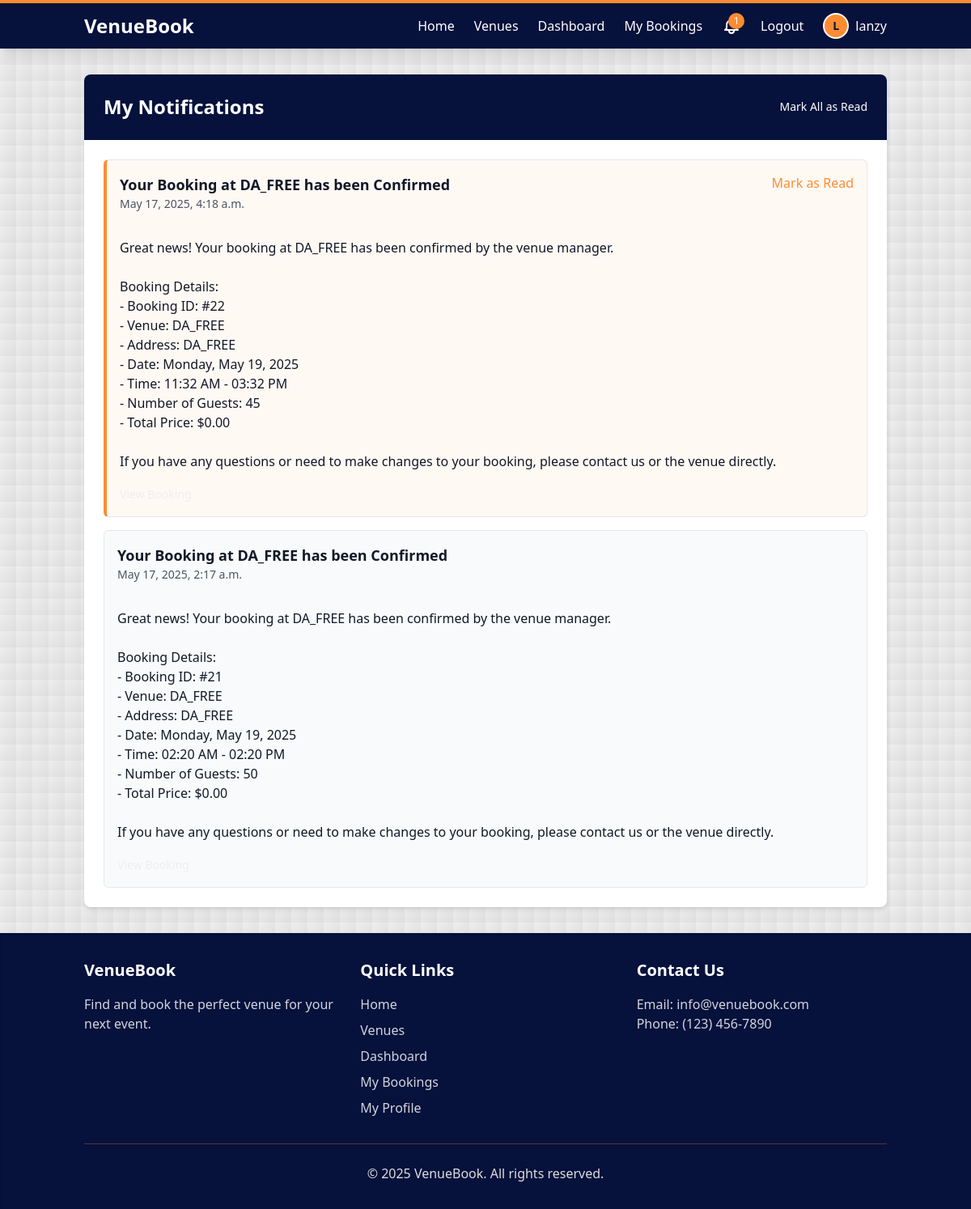
Screenshot of /notifications/ (signed in) with the database file from the repository.
### booking/models/notification.py (models this page shows, shortened)
class Notification(models.Model):
    TYPE_CHOICES = [
        ('booking_confirmation', 'Booking Confirmation'),
        ('booking_cancellation', 'Booking Cancellation'),
        ('payment_confirmation', 'Payment Confirmation'),
        ('system', 'System Notification'),
    ]
    user = models.ForeignKey(User, on_delete=models.CASCADE, related_name='notifications')
    type = models.CharField(max_length=50, choices=TYPE_CHOICES)
    title = models.CharField(max_length=255)
    message = models.TextField()
    related_object_id = models.PositiveIntegerField(null=True, blank=True)
    related_object_type = models.CharField(max_length=50, blank=True)
    is_read = models.BooleanField(default=False)
    created_at = models.DateTimeField(auto_now_add=True)
    class Meta:
        ordering = ['-created_at']

### booking/views/notification_views.py (the view)
# urls.py: path('notifications/', views.notifications, name='notifications'),
@login_required
def notifications(request):
    notifications = Notification.objects.filter(user=request.user).order_by('-created_at')
    context = {
        'notifications': notifications,
    }
    return render(request, 'booking/notifications.html', context)

### booking/context_processors.py (called while the page is built)
def common_context(request):
    context = {
        'all_categories': Category.objects.all(),
    }
    if request.user.is_authenticated:
        unread_notifications = Notification.objects.filter(
            user=request.user,
            is_read=False
        ).order_by('-created_at')
        recent_notifications = Notification.objects.filter(
            user=request.user
        ).order_by('-created_at')[:5]
        context.update({
            'unread_notifications': unread_notifications,
            'unread_notification_count': unread_notifications.count(),
            'recent_notifications': recent_notifications,
        })
    return context

### booking/templatetags/user_tags.py (called while the page is built)
@register.filter
def has_profile_picture(user):
    return hasattr(user, 'profile') and user.profile.profile_picture

### templates/booking/notifications.html (shortened to what this page needs)
{% extends 'base.html' %}
{% load user_tags %}
{% block content %}
<div class="bg-white rounded-lg shadow-md overflow-hidden">
    <div class="p-6 bg-primary text-white border-b border-primary/30">
        <div class="flex justify-between items-center">
            <h1 class="text-2xl font-bold">My Notifications</h1>
            {% if notifications %}
                <a href="{% url 'mark_all_notifications_read' %}" class="btn-accent text-sm" onclick="return confirm('Mark all notifications as read?');">
                    Mark All as Read
                </a>
            {% endif %}
        </div>
    </div>
    <div class="p-6">
        {% if notifications %}
            <div class="space-y-4">
                {% for notification in notifications %}
                    <div class="p-4 border rounded-md {% if not notification.is_read %}border-l-4 border-l-accent bg-accent/5{% else %}bg-gray-50{% endif %}">
                        <div class="flex justify-between items-start">
                            <div>
                                <h3 class="font-semibold text-lg text-gray-900">{{ notification.title }}</h3>
                                <p class="text-sm text-gray-600">{{ notification.created_at|date:"F j, Y, g:i a" }}</p>
                            </div>
                            {% if not notification.is_read %}
                                <a href="{% url 'mark_notification_read' notification.id %}" class="text-accent hover:text-accent/80">
                                    Mark as Read
                                </a>
                            {% endif %}
                        </div>
                        <div class="mt-2 text-gray-900 whitespace-pre-line">
                            {{ notification.message }}
                        </div>
                        {% if notification.related_object_id and notification.related_object_type == 'booking' %}
                            <div class="mt-4">
                                <a href="{% url 'booking_detail' notification.related_object_id %}" class="btn-outline-primary text-sm">
                                </a>
                            </div>
                        {% endif %}
                    </div>
                {% endfor %}
            </div>
        {% endif %}
    </div>
</div>
{% endblock %}

### templates/base.html (shortened to what this page needs)
<!DOCTYPE html>
{% load user_tags %}
<html lang="en">
<head>
    <script src="https://cdn.tailwindcss.com"></script>
</head>
<body class="min-h-screen flex flex-col bg-gradient-to-br from-off-white to-light-gray bg-fixed pattern-dots text-primary/5 pattern-size-2">
    <nav class="bg-primary text-white shadow-lg relative z-20 border-t-4 border-accent">
        <div class="container mx-auto px-4 py-3">
            <div class="flex justify-between items-center">
                <a href="{% url 'home' %}" class="text-2xl font-bold">VenueBook</a>
                <div class="hidden md:flex items-center space-x-6">
                    <a href="{% url 'home' %}" class="hover:text-accent transition">Home</a>
                    <a href="{% url 'venue_list' %}" class="hover:text-accent transition">Venues</a>
                    {% if user.is_authenticated %}
                        {% if user.is_superuser %}
                            <a href="{% url 'admin_dashboard' %}" class="hover:text-accent transition">Admin Dashboard</a>
                            <a href="{% url 'admin_users' %}" class="hover:text-accent transition">Users</a>
                            <a href="{% url 'admin_venues' %}" class="hover:text-accent transition">Venues</a>
                        {% elif user.is_staff and user.venue_manager.is_approved %}
                            <a href="{% url 'manager_dashboard' %}" class="hover:text-accent transition">Dashboard</a>
                            <a href="{% url 'manager_venues' %}" class="hover:text-accent transition">My Venues</a>
                            <a href="{% url 'manager_bookings' %}" class="hover:text-accent transition">Bookings</a>
                        {% else %}
                            <a href="{% url 'user_dashboard' %}" class="hover:text-accent transition">Dashboard</a>
                            <a href="{% url 'my_bookings' %}" class="hover:text-accent transition">My Bookings</a>
                        {% endif %}
                        <div class="relative" x-data="{ open: false }">
                            <button @click="open = !open" class="flex items-center hover:text-accent transition">
                                {% if unread_notification_count > 0 %}
                                    <span class="absolute -top-1 -right-1 bg-accent text-white text-xs rounded-full h-5 w-5 flex items-center justify-center">
                                        {{ unread_notification_count }}
                                    </span>
                                {% endif %}
                            </button>
                        </div>
                        <a href="#" onclick="document.getElementById('logout-form').submit(); return false;" class="hover:text-accent transition">Logout</a>
                        <a href="{% url 'my_profile' %}" class="flex items-center hover:text-accent transition">
                            {% if user|has_profile_picture %}
                                <img src="{{ user.profile.profile_picture.url }}" alt="{{ user.username }}"
                                     class="w-8 h-8 rounded-full object-cover border-2 border-white mr-2">
                            {% else %}
                                <div class="w-8 h-8 rounded-full bg-accent flex items-center justify-center border-2 border-white mr-2">
                                    <span class="text-primary font-bold text-sm">{{ user.username|slice:":1"|upper }}</span>
                                </div>
                            {% endif %}
                            <span>{{ user.username }}</span>
                        </a>
                    {% else %}
                        <a href="{% url 'login' %}" class="hover:text-accent transition">Login</a>
                    {% endif %}
                </div>
            </div>
        </div>
    </nav>
    <main class="container mx-auto px-4 py-8 flex-grow relative z-10">
        {% block content %}{% endblock %}
    </main>
    <footer class="bg-primary text-white py-8 mt-auto shadow-inner relative z-20">
        <div class="container mx-auto px-4">
            <div class="grid grid-cols-1 md:grid-cols-3 gap-8">
                <div>
                    <h3 class="text-xl font-bold mb-4">VenueBook</h3>
                    <p class="text-gray-300">Find and book the perfect venue for your next event.</p>
                </div>
                <div>
                    <h3 class="text-xl font-bold mb-4">Quick Links</h3>
                    <ul class="space-y-2 text-gray-300">
                        <li><a href="{% url 'home' %}" class="hover:text-accent transition">Home</a></li>
                        <li><a href="{% url 'venue_list' %}" class="hover:text-accent transition">Venues</a></li>
                        {% if user.is_authenticated %}
                            {% if user.is_superuser %}
                                <li><a href="{% url 'admin_dashboard' %}" class="hover:text-accent transition">Admin Dashboard</a></li>
                                <li><a href="{% url 'admin_users' %}" class="hover:text-accent transition">Users</a></li>
                                <li><a href="{% url 'admin_venues' %}" class="hover:text-accent transition">Venues</a></li>
                            {% elif user.is_staff and user.venue_manager.is_approved %}
                                <li><a href="{% url 'manager_dashboard' %}" class="hover:text-accent transition">Dashboard</a></li>
                                <li><a href="{% url 'manager_venues' %}" class="hover:text-accent transition">My Venues</a></li>
                            {% else %}
                                <li><a href="{% url 'user_dashboard' %}" class="hover:text-accent transition">Dashboard</a></li>
                                <li><a href="{% url 'my_bookings' %}" class="hover:text-accent transition">My Bookings</a></li>
                            {% endif %}
                            <li><a href="{% url 'my_profile' %}" class="hover:text-accent transition">My Profile</a></li>
                        {% else %}
                            <li><a href="{% url 'login' %}" class="hover:text-accent transition">Login</a></li>
                        {% endif %}
                    </ul>
                </div>
                <div>
                    <h3 class="text-xl font-bold mb-4">Contact Us</h3>
                    <p class="text-gray-300">Email: info@venuebook.com</p>
                    <p class="text-gray-300">Phone: (123) 456-7890</p>
                </div>
            </div>
            <div class="border-t border-accent/30 mt-8 pt-6 text-center text-light-gray">
                <p>&copy; {% now "Y" %} VenueBook. All rights reserved.</p>
            </div>
        </div>
    </footer>
</body>
</html>

### templates/base.html (style rules this page uses)
.pattern-dots { background-image: radial-gradient(currentColor 1px, transparent 1px); background-size: calc(10 * 1px) calc(10 * 1px); }
.pattern-size-2 { background-size: calc(20 * 1px) calc(20 * 1px); }

### rows the page displays
Notification: title "Your Booking at DA_FREE has been Confirmed", created_at "May 17, 2025, 4:18 a.m.", is_read "Mark as Read", message "Great news! Your booking at DA_FREE has been confirmed by the venue manager. Booking Details: - Booking ID: #22 - Venue: DA_FREE - Address: DA_FREE - Date: Monday, May 19, 2025 - Time: 11:32 AM - 03:32 PM - Number of Guests: 45 - Total Price: $0.00 If you have any questions or need to make changes to your booking, please contact us or the venue directly."
Notification: title "Your Booking at DA_FREE has been Confirmed", created_at "May 17, 2025, 2:17 a.m.", message "Great news! Your booking at DA_FREE has been confirmed by the venue manager. Booking Details: - Booking ID: #21 - Venue: DA_FREE - Address: DA_FREE - Date: Monday, May 19, 2025 - Time: 02:20 AM - 02:20 PM - Number of Guests: 50 - Total Price: $0.00 If you have any questions or need to make changes to your booking, please contact us or the venue directly."

### other values shown
{{ unread_notification_count }} "1"
{{ user.username|slice:":1"|upper }} "L"
{{ user.username }} "lanzy"
